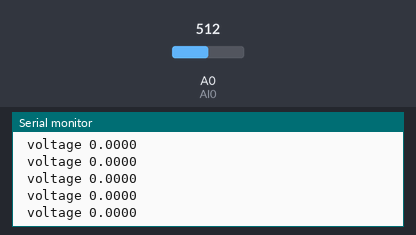
Bench run of a sketch on a simulated Arduino Uno, built with avr-gcc and run on an emulated ATmega328P. On the bench: the last lines printed to the serial monitor. The test bench sets the inputs (shaded band); at power-on: A0 (AI0) = 512.

Above: at 1.2 s.
1.3 s: A0 (AI0) set to 493
At 2.1 s:
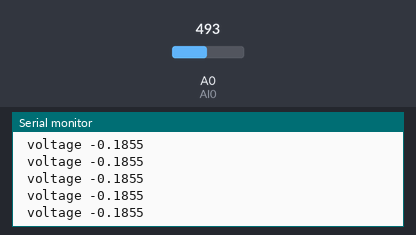
4.3 s: A0 (AI0) set to 716
At 4.8 s:
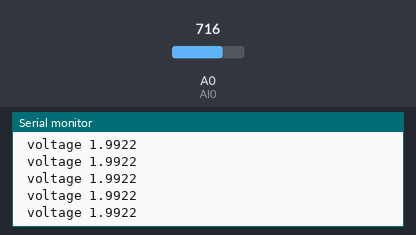
Timing chart, 0 to 7.3 s (numbered marks = the images above; inputs shaded):
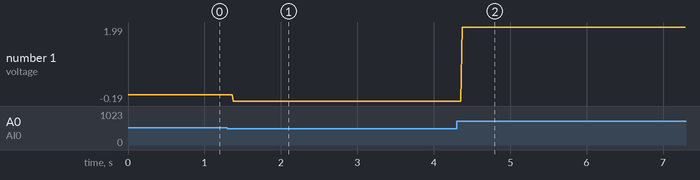

The sketch:

RLCPart2_pm5Vsignal.ino
```cpp
/////////////////////////////////////////////////////////
// Extended Voltmeter for plus and minus five volts
// This voltmeter with the values given below
// is designed to measure a-5V0 to +5V range with 1014
// discrete values of with an uncertainty of about 98mV.
// A voltage divider is use with equal resistances.
// +5V is given to one side and our +-5V signal to the
// other side. The output voltage is taken in between the
// two resistors. I think we need to wire all the voltage
// devices to the GND pin to keep common ground.
/////////////////////////////////////////////////////////
//set up a variable to represent Analog Input 0
int AI0 = 0;
int value = 0;        // Place to put the A2D values
float voltage = 0.0;  // calculated signal voltage

/////////////////////////////////////////////////////////
 void setup() {
  //Initiate Serial Communication
  Serial.begin(9600);    //9600 baud rate
}

/////////////////////////////////////////////////////////
 void loop() {
  // read the serial data from AI0
  value = analogRead(AI0);
  // if you want to, print out the channel A2D values.
  // Uncomment if you want them.
  //Serial.print("analog channel value ");
  //Serial.print(value);
  // calculate the signal voltage
  voltage=(2*value*(5.0/1024.0))-5;
  // print out the signal voltage
  Serial.print(" voltage ");
  Serial.println(voltage, 4);
}
/////////////////////////////////////////////////////////
/////////////////////////////////////////////////////////
```

Measured:
- after the input at 1.3 s, the serial monitor: prints a new line after 0.08 s (image 1)
- after the input at 4.3 s, the serial monitor: prints a new line after 0.07 s (image 2)
- plotted number 1: 0 → -0.19 after the input at 1.3 s, -0.19 → 1.99 after the input at 4.3 s
